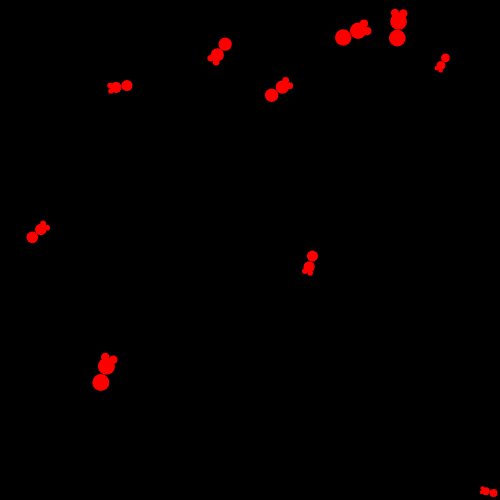
Frame 1 (no input)
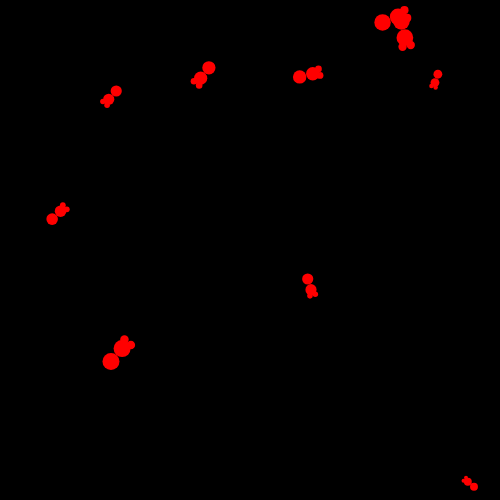
Frame 60 (no input)
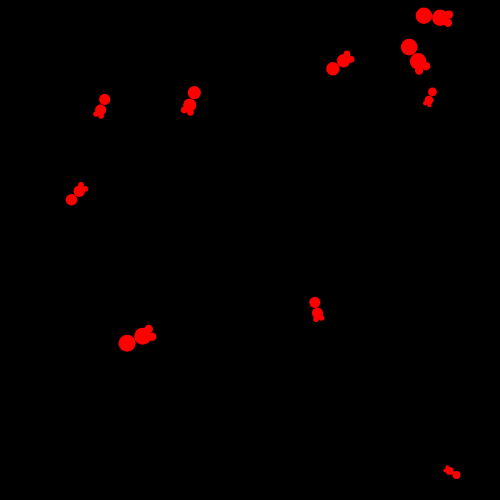
Frame 120 (the mouse pressed at the canvas centre since frame 60)

The p5.js sketch that drew these frames (run headless with seeded random() and noise() and a simulated clock; from frame 60 on, the mouse is pressed at the canvas centre):

// p5.js sketch
// ── sketch.js
var ants;

function setup() {
    createCanvas(500, 500);
    background(0, 0, 0);
    ants = new Array(10);
    for (var i = 0; i < ants.length; i++) {
        ants[i] = new Ant();
    }
}

function draw() {
    background(0, 0, 0);
    for (var i = 0; i < ants.length; i++) {
        ants[i].update();
        ants[i].draw();
    }
}
// ── ant.js
class Ant {
    constructor() {
        this.size = random(7, 21);
        this.pos = createVector(random(0, width), random(0, height));
        var speed = this.size * random(0.01, 0.05);
        this.v = createVector(speed, 0);
        this.v.rotate(random(0, TWO_PI));
    }

    draw() {
        var dir = this.v.copy();
        dir.normalize();
        var bodyDpos = dir.copy().mult(this.size / 2);
        var headPos = p5.Vector.add(this.pos, bodyDpos);
        var tailPos = p5.Vector.sub(this.pos, bodyDpos);
        var cEyePos = p5.Vector.add(headPos, dir.copy().mult(this.size / 2));
        dir.rotate(HALF_PI);
        var eyeDpos = dir.copy().mult(this.size / 4);
        var lEyePos = p5.Vector.add(cEyePos, eyeDpos);
        var rEyePos = p5.Vector.sub(cEyePos, eyeDpos);
        push();
        stroke(0, 0, 0, 0);
        // fill(255, 255, 255);
        // ellipse(this.pos.x,this.pos.y, 2*this.size, 2*this.size);
        fill(255, 0, 0);
        ellipse(headPos.x, headPos.y, this.size, this.size);
        ellipse(tailPos.x, tailPos.y, this.size, this.size);
        ellipse(lEyePos.x, lEyePos.y, this.size / 2, this.size / 2);
        ellipse(rEyePos.x, rEyePos.y, this.size / 2, this.size / 2);
        pop();
    }

    update() {
        this.move();
        this.reflectWall();
    }

    move() {
        var rotateRV = random(0, 1);
        if (rotateRV < 0.1) {
            this.v.rotate(random(-0.03, 0.03) * PI);
        } else if (0.1 <= rotateRV && rotateRV < 0.12) {
            this.v.rotate(random(-0.15, 0.15) * PI);
        }
        this.pos = this.pos.add(this.v);
    }

    reflectWall() {
        if (!(this.size <= this.pos.x && this.pos.x <= width - this.size)) {
            this.v.x *= -1;
            if (this.pos.x > width - this.size) {
                this.pos.x = width - this.size;
            } else if (this.pos.x < this.size) {
                this.pos.x = this.size;
            }
        } else if (!(this.size <= this.pos.y && this.pos.y <= height - this.size)) {
            this.v.y *= -1;
            if (this.pos.y > height - this.size) {
                this.pos.y = height - this.size;
            } else if (this.pos.y < this.size) {
                this.pos.y = this.size;
            }
        }
    }
}
